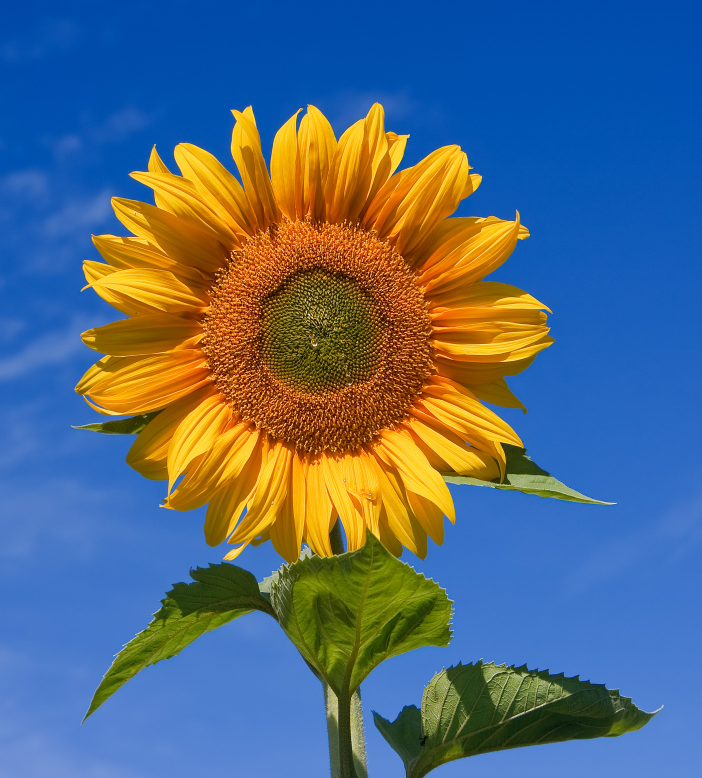
#> input picture opencv/99 Sunflower1.jpg, 1404 x 1555 px, found by its file name (shown at 1/2 size)
$ python '10 SIFT keypoint detection.py'
#> lines starting #> are read from the running program, lines starting #| are printed output that depends on the picture
import cv2 as cv

# load an image
image_path = 'opencv/99 Sunflower1.jpg'
image = cv.imread(image_path)
#> image is the input picture: shape (1555, 1404, 3); mean B, G, R 125.9, 106.1, 84.5

# resize function
def resize_image(image, scale_percent=75): # change scale percent according to use
    width = int(image.shape[1] * scale_percent / 100)
    height = int(image.shape[0] * scale_percent / 100)
    resized_image = cv.resize(image, (width, height))
    return resized_image

# create a sift object
sift = cv.SIFT_create()

# detect keypoints and compute descriptors
keypoints, descriptors = sift.detectAndCompute(image, None)
#> keypoints = 7551 keypoints; strongest (x, y, size): (515, 686, 1.9), (516, 702, 2), (498, 733, 2), (501, 631, 1.9)

# draw keypoints on the image
image_with_keypoints = cv.drawKeypoints(image, keypoints, None)
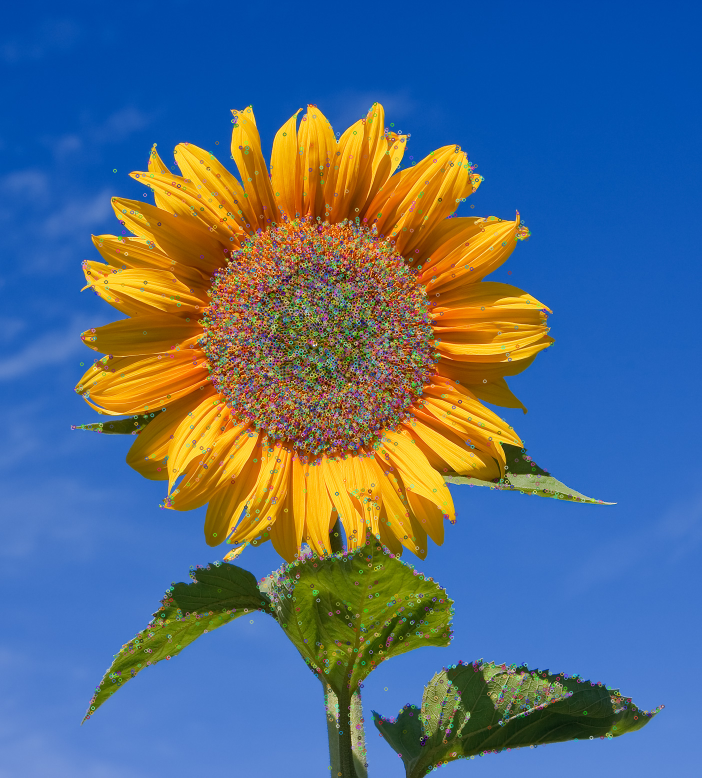
#> image_with_keypoints: shape (1555, 1404, 3) (shown at 1/2 size); mean B, G, R 131.2, 108.1, 83.6
resized_image_with_keypoints = resize_image ( image_with_keypoints , scale_percent= 75)
#> in resize_image, `resized_image = cv.resize(image, (width, height))`:
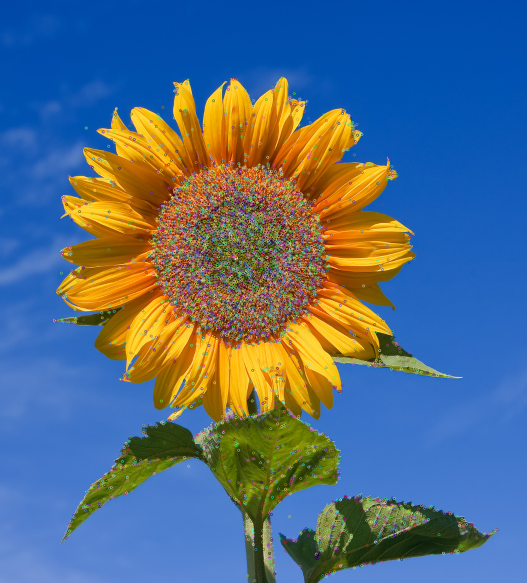
#> resized_image: shape (1166, 1053, 3) (shown at 1/2 size); mean B, G, R 131.1, 107.9, 83.5

# display the image with keypoints
cv.imshow('sift keypoints', resized_image_with_keypoints)

cv.waitKey(0)
cv.destroyAllWindows()

$ run again, with opencv/99 Sunflower2.jpg copied over opencv/99 Sunflower1.jpg
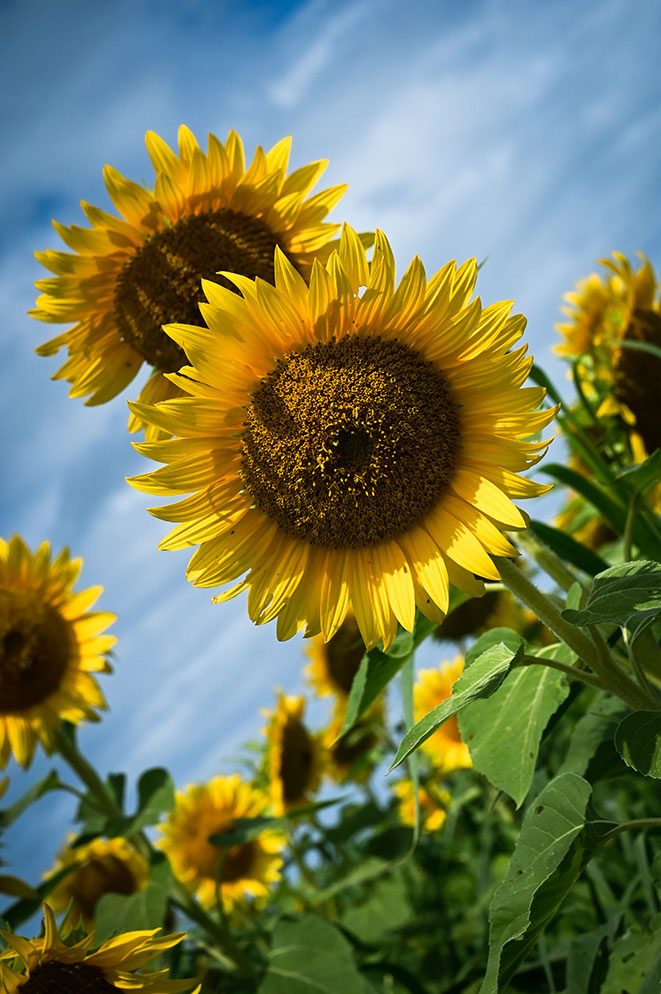
#> input picture opencv/99 Sunflower2.jpg, 661 x 994 px, found by its file name
#> image is the input picture: shape (994, 661, 3); mean B, G, R 83.2, 122.6, 115.6
#> keypoints = 2549 keypoints; strongest (x, y, size): (335, 444, 2.3), (367, 493, 1.8), (349, 489, 1.8), (327, 458, 1.9)
#> `image_with_keypoints = cv.drawKeypoints(image, keypoints, None)`:
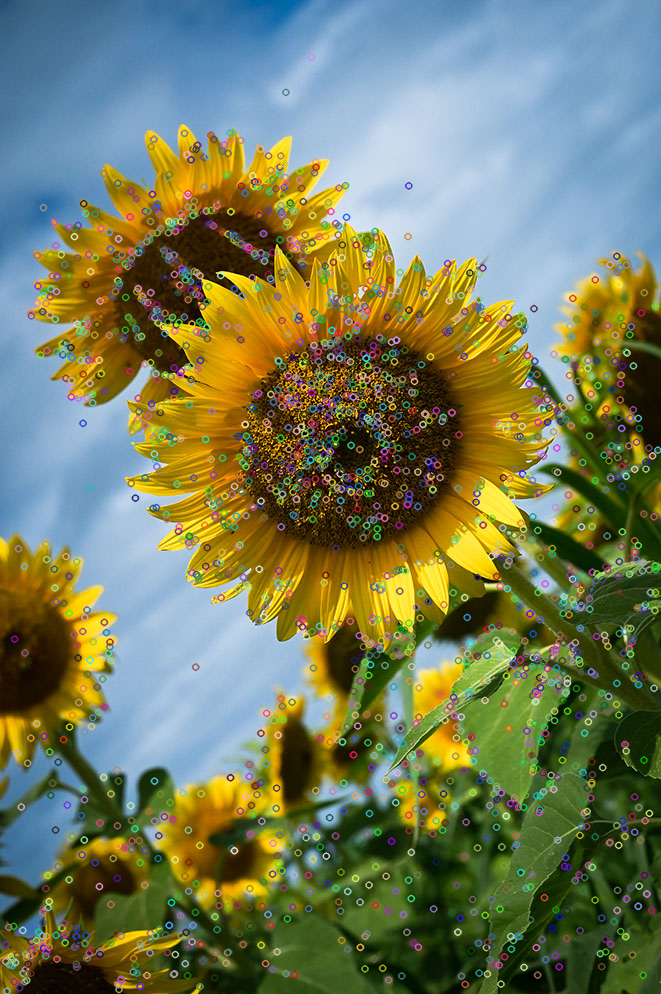
#> image_with_keypoints: shape (994, 661, 3); mean B, G, R 90.5, 124.1, 116.3
#> in resize_image, `resized_image = cv.resize(image, (width, height))`:
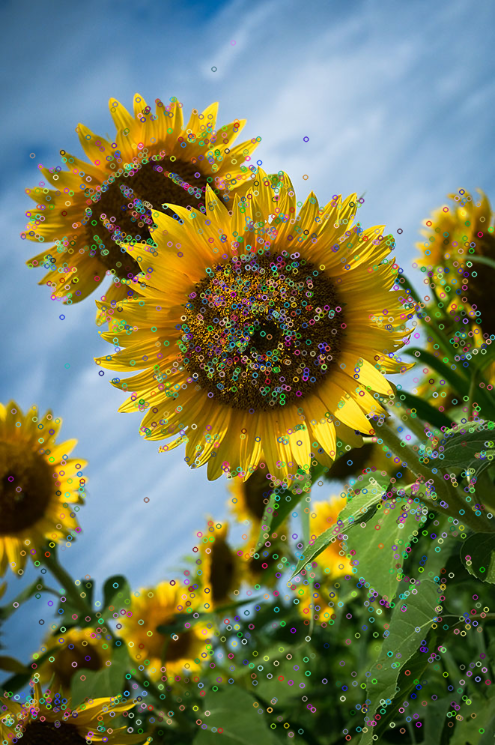
#> resized_image: shape (745, 495, 3); mean B, G, R 90.4, 124, 116.2
